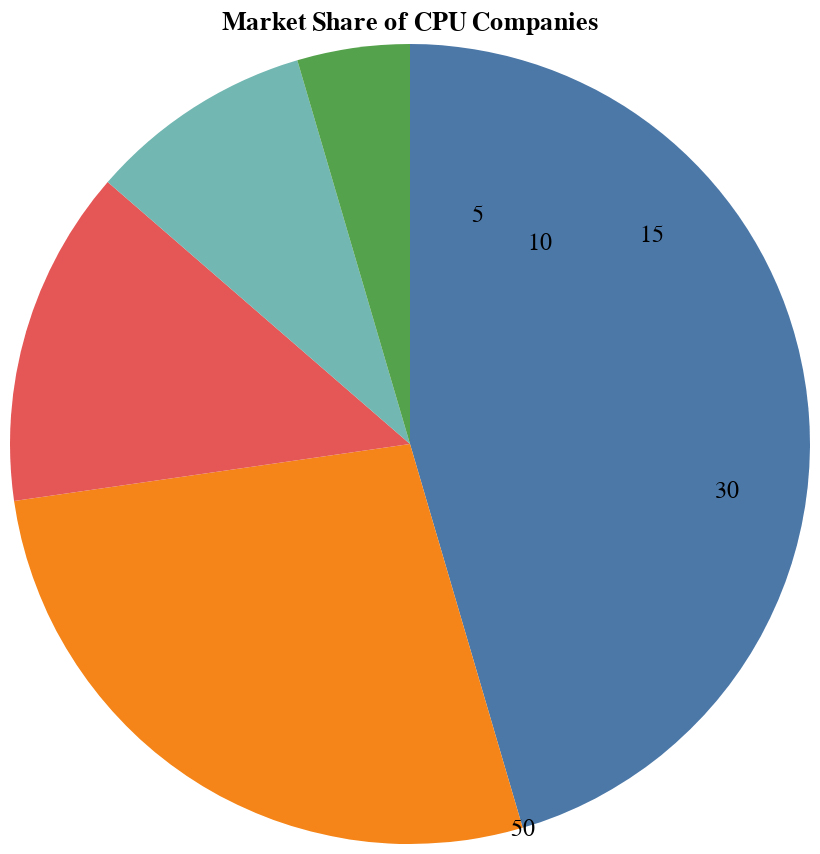

Write notebook code for a chart like this one.
### Code cell
# Group by CPU company and get the count of each
cpu_company_counts = akv16['CPU_company'].value_counts().reset_index()

# Define the base chart
base_chart = alt.Chart(cpu_company_counts).encode(
    theta=alt.Theta("count:Q", stack=True),  # Use count as the angle of the arc
    radius=alt.Radius("count:Q", scale=alt.Scale(type="sqrt", zero=True, rangeMin=180)),  # Use count as the radius
    color=alt.Color("CPU_company:N"),  # Use CPU company as the color
    tooltip=['CPU_company:N', 'count:Q'],  # Add tooltip for interactivity
)

# Define the arc mark
arc_mark = base_chart.mark_arc(innerRadius=70, stroke="#fff")

# Define the text mark
text_mark = base_chart.mark_text(radiusOffset=10).encode(text="count:Q")

# Combine the marks
combined_chart = arc_mark + text_mark

# Display the chart
combined_chart.show()

### Figure 1 — Vega-Lite specification as saved in the notebook (floating-point values rounded to 4 significant figures)
{"config": {"view": {"continuousWidth": 300, "continuousHeight": 300}}, "layer": [{"mark": {"type": "arc"}, "encoding": {"color": {"field": "CPU_Company", "legend": null, "type": "nominal"}, "theta": {"field": "Count", "title": "Count", "type": "quantitative"}, "tooltip": [{"field": "CPU_Company", "type": "nominal"}, {"field": "Count", "type": "quantitative"}]}, "title": "Market Share of CPU Companies"}, {"mark": {"type": "text", "size": 12}, "encoding": {"color": {"value": "black"}, "radius": {"field": "Radius", "type": "quantitative"}, "text": {"field": "Count", "type": "quantitative"}, "theta": {"field": "Count", "type": "quantitative"}}}], "data": {"name": "data-54fe69a8646f6c13733d01cc473e804c"}, "height": 400, "width": 400, "$schema": "https://vega.github.io/schema/vega-lite/v5.20.1.json", "datasets": {"data-54fe69a8646f6c13733d01cc473e804c": [{"CPU_Company": "Company A", "Count": 50, "Radius": 150}, {"CPU_Company": "Company B", "Count": 30, "Radius": 120}, {"CPU_Company": "Company C", "Count": 15, "Radius": 120}, {"CPU_Company": "Company D", "Count": 10, "Radius": 90}, {"CPU_Company": "Company E", "Count": 5, "Radius": 90}]}}
